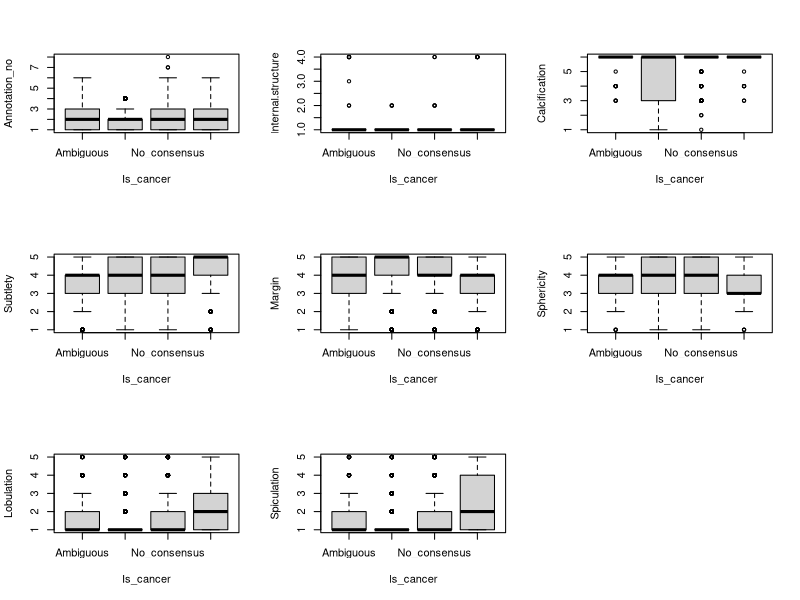
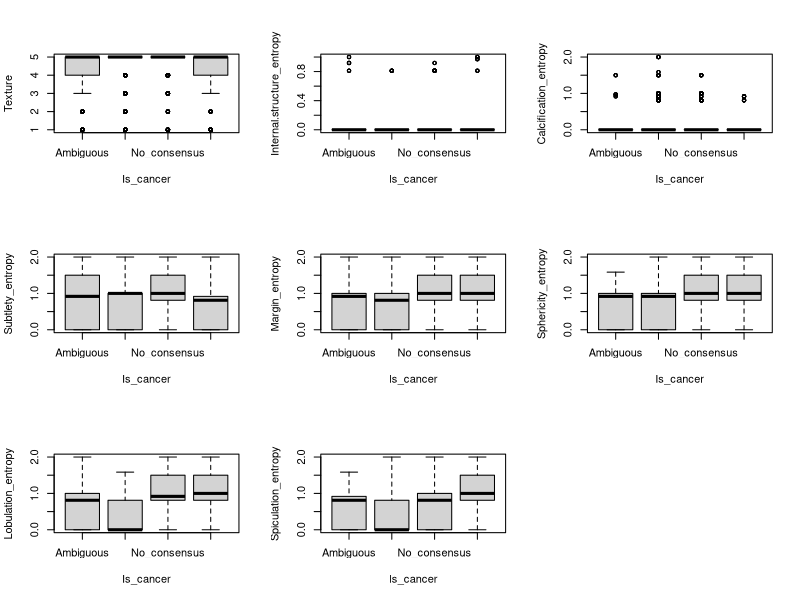
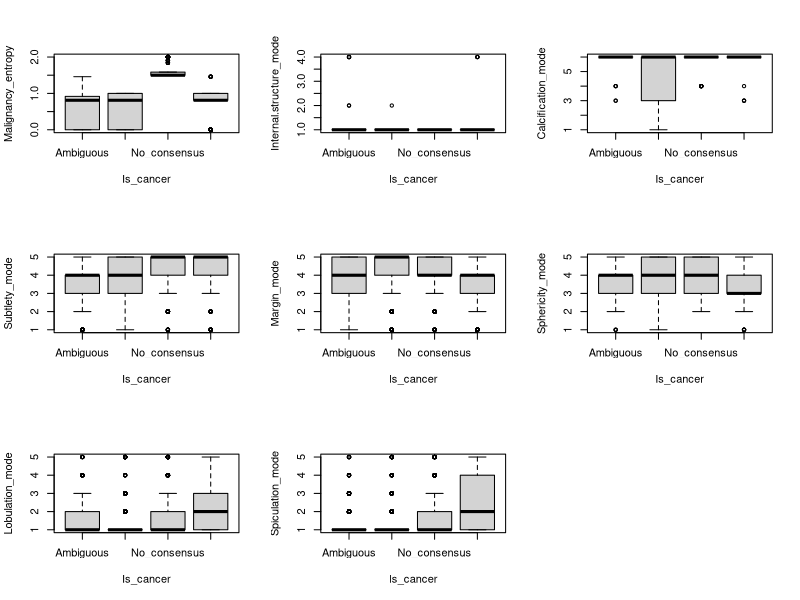
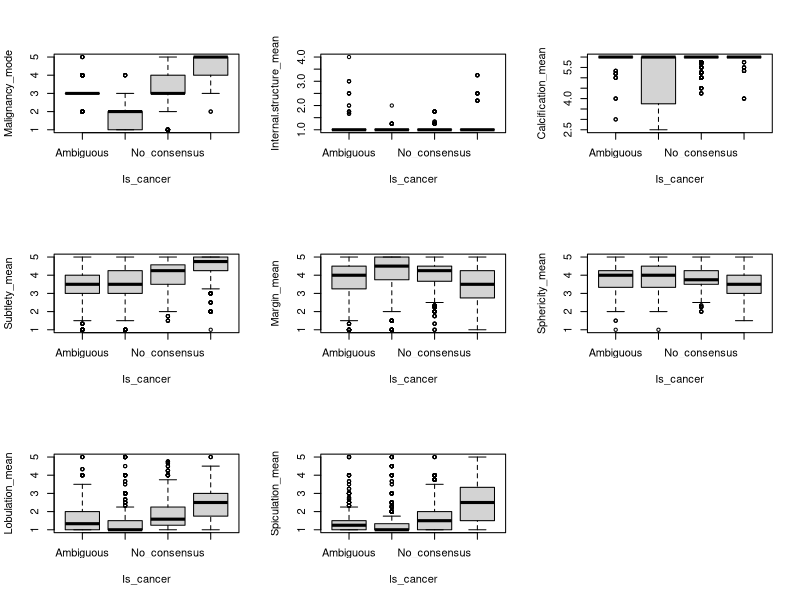
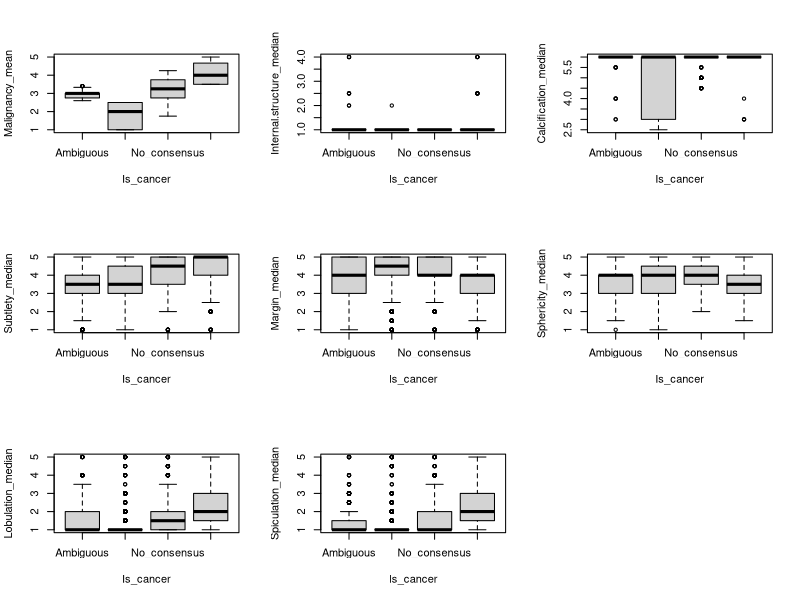
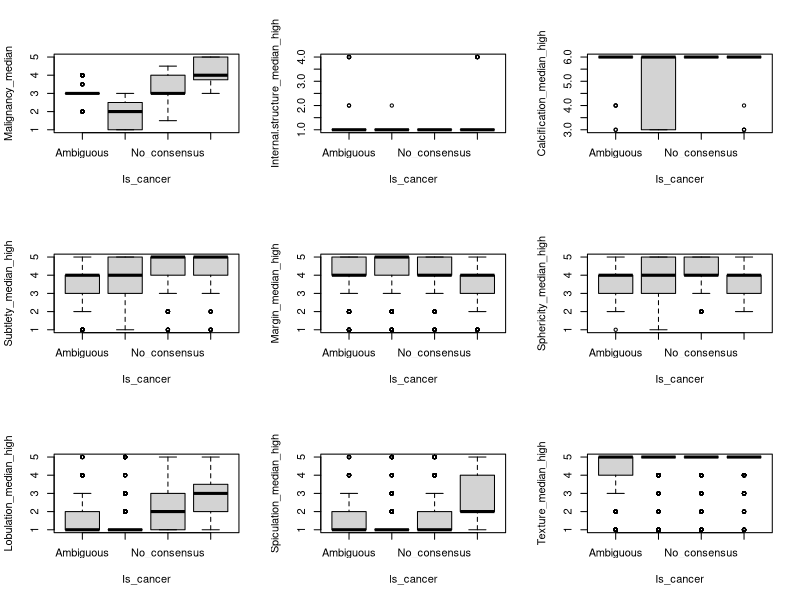
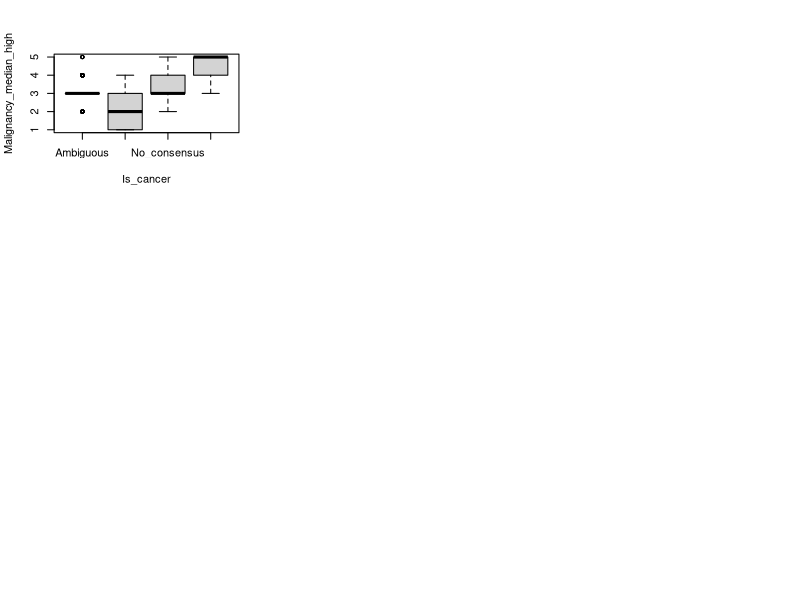
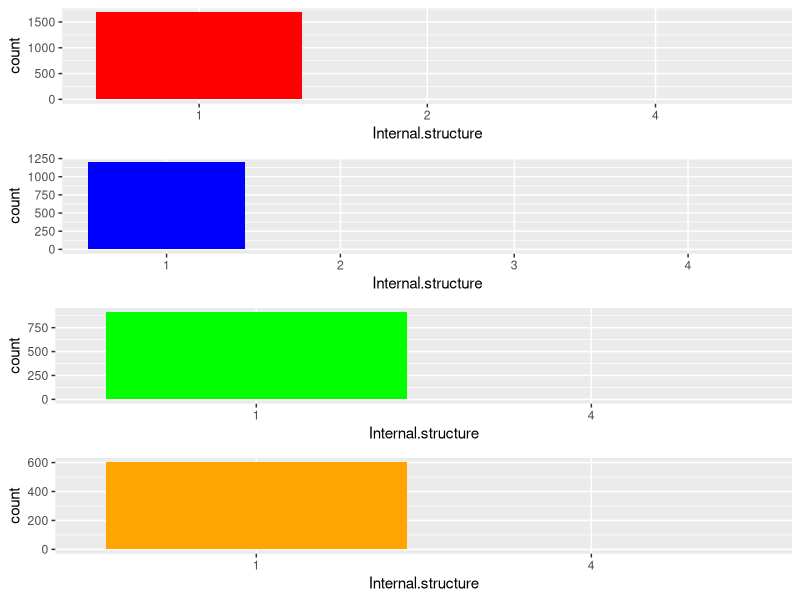

Recreate these plots in R, in order.
## ---- chunk 1
knitr::opts_chunk$set(echo = TRUE)
library(mlbench)
library(dplyr)
library(caret)
library(Hmisc)
library(corrplot)
library(tidyverse)
library(pracma)
library(pROC)
library(gridExtra)
annotationData <- read.csv("../Data/Meta/meta_annotation_info_train.csv")
## ---- chunk 2
# Using patient and nodule ids from training dataset in nodule csv file to subset rows of annotation csv to prevent data leakage
train <- read.csv("../Data/Meta/meta_annotation_info_train.csv", header = TRUE)
test <- read.csv("../Data/Meta/meta_annotation_info_test.csv", header = TRUE)

# eliminate all columns that have to do with Malignancy and the response var

non_train_columns = c("Patient_id", "Nodule_no", "Nodule_id", "Annotation_no", "Malignancy_median", "Malignancy_median_high", "Malignancy_entropy",
                      "Malignancy_mode", "Malignancy_mean", "Malignancy")

train_filter <- train[!(names(train) %in% non_train_columns)]

test_filter <- test[!(names(test) %in% non_train_columns)]

## ---- chunk 3
annotation1 <- train %>% filter(Annotation_no == "1")
annotation2 <- train %>% filter(Annotation_no == "2")
annotation3 <- train %>% filter(Annotation_no == "3")
annotation4 <- train %>% filter(Annotation_no == "4")

annotation1 <- annotation1 %>% select(Internal.structure, Calcification, Subtlety,	Margin,	Sphericity,	Lobulation,	Spiculation,	Texture, Malignancy)
annotation2 <- annotation2 %>% select(Internal.structure, Calcification, Subtlety,	Margin,	Sphericity,	Lobulation,	Spiculation,	Texture, Malignancy)
annotation3 <- annotation3 %>% select(Internal.structure, Calcification, Subtlety,	Margin,	Sphericity,	Lobulation,	Spiculation,	Texture, Malignancy)
annotation4 <- annotation4 %>% select(Internal.structure, Calcification, Subtlety,	Margin,	Sphericity,	Lobulation,	Spiculation,	Texture, Malignancy)
## ---- chunk 4
annotationDataAnalysis <- function(annData1, annData2, annData3, annData4) {
  categoricalColumns <- colnames(annData1)
  k <- length(annData1)
  
  for(j in 1:k) {
    options(repr.plot.width=4, repr.plot.height=5)
    plot1 <- ggplot(annData1, aes(x=as.factor(annData1[, j]))) + geom_bar(fill = "red", position = position_dodge(preserve = "total")) + labs(x = colnames(annData1[j])) + scale_x_discrete(drop=FALSE)
    plot2 <- ggplot(annData2, aes(x=as.factor(annData2[, j]))) + geom_bar(fill = "blue", position = position_dodge(preserve = "total")) + labs(x = colnames(annData2[j])) + scale_x_discrete(drop=FALSE)
    plot3 <- ggplot(annData3, aes(x=as.factor(annData3[, j]))) + geom_bar(fill = "green", position = position_dodge(preserve = "total")) + labs(x = colnames(annData3[j])) + scale_x_discrete(drop=FALSE)
    plot4 <- ggplot(annData4, aes(x=as.factor(annData4[, j]))) + geom_bar(fill = "orange", position = position_dodge(preserve = "total")) + labs(x = colnames(annData4[j])) + scale_x_discrete(drop=FALSE)
    ggsave(filename = paste("Plots/", categoricalColumns[j], "_annotation_comparisons.png", sep=""), grid.arrange(plot1, plot2, plot3, plot4, nrow=4))
  }
}

annotationDataAnalysis(annotation1, annotation2, annotation3, annotation4)
## ---- chunk 5
summary(train)
varnames = names(train)
par(mfrow=c(3,3))
for(j in c(4:11))
{ plot(factor(train$Is_cancer),train[,j],xlab="Is_cancer",ylab=varnames[j]) }
par(mfrow=c(3,3))
for(j in c(12:19))
{ plot(factor(train$Is_cancer),train[,j],xlab="Is_cancer",ylab=varnames[j]) }
par(mfrow=c(3,3))
for(j in c(21:28))
{ plot(factor(train$Is_cancer),train[,j],xlab="Is_cancer",ylab=varnames[j]) }
par(mfrow=c(3,3))
for(j in c(30:37))
{ plot(factor(train$Is_cancer),train[,j],xlab="Is_cancer",ylab=varnames[j]) }
par(mfrow=c(3,3))
for(j in c(39:46))
{ plot(factor(train$Is_cancer),train[,j],xlab="Is_cancer",ylab=varnames[j]) }
par(mfrow=c(3,3))
for(j in c(48:55))
{ plot(factor(train$Is_cancer),train[,j],xlab="Is_cancer",ylab=varnames[j]) }
for(j in c(56:57))
{ plot(factor(train$Is_cancer),train[,j],xlab="Is_cancer",ylab=varnames[j]) }
